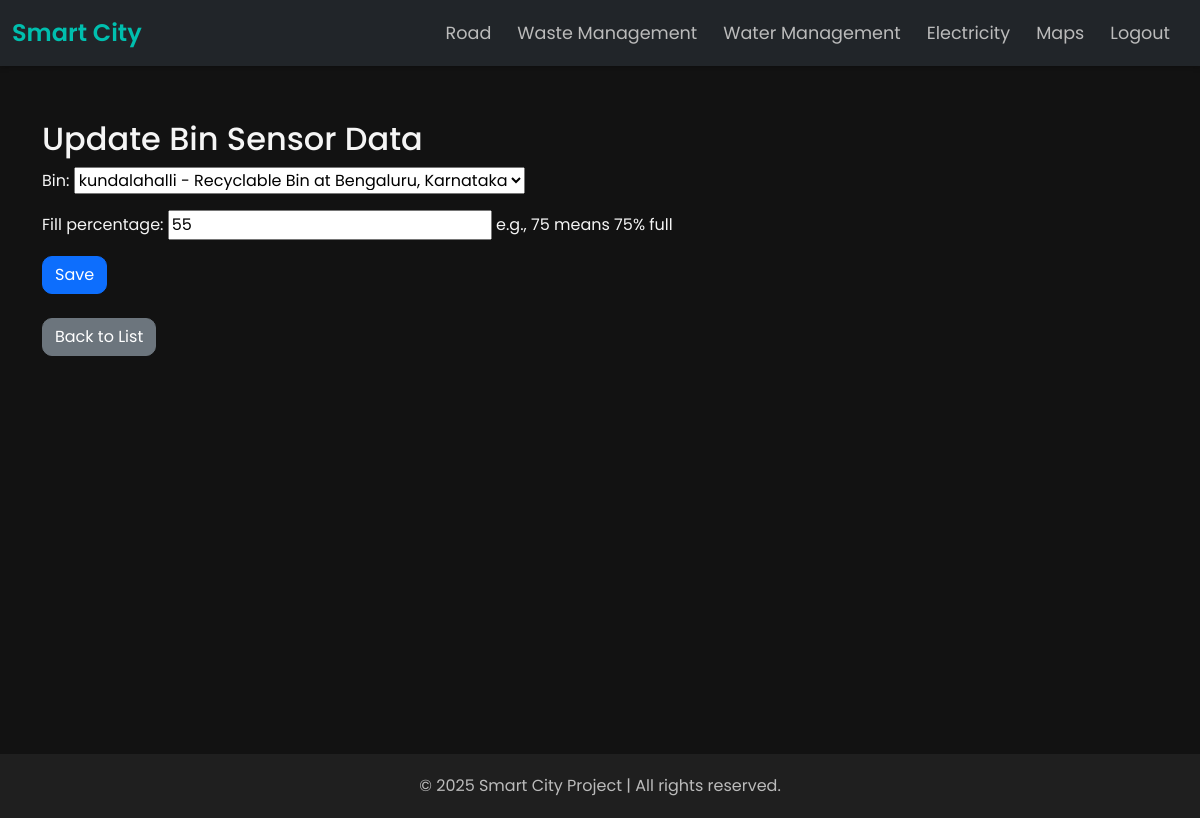
The app's page /waste_management/bin-sensor-data/update/2/ with its own data.
### waste_management/models.py (models this page shows, shortened)
class BinSensorData(models.Model):
    bin = models.ForeignKey(WasteBin, on_delete=models.CASCADE)
    fill_percentage = models.IntegerField(help_text="e.g., 75 means 75% full")
    recorded_at = models.DateTimeField(auto_now_add=True)

### waste_management/views.py (the view)
# urls.py: path('bin-sensor-data/update/<int:pk>/', views.bin_sensor_data_update, name='bin_sensor_data_update'),
def bin_sensor_data_update(request, pk):
    sensor_data = get_object_or_404(BinSensorData, pk=pk)
    if request.method == 'POST':
        form = BinSensorDataForm(request.POST, instance=sensor_data)
        if form.is_valid():
            form.save()
            messages.success(request, "Bin sensor data updated successfully.")
            return redirect('waste_management:bin_sensor_data_list')
    else:
        form = BinSensorDataForm(instance=sensor_data)
    return render(request, 'waste_management/bin_sensor_data_form.html', {'form': form, 'title': 'Update Bin Sensor Data'})

### waste_management/forms.py
class BinSensorDataForm(forms.ModelForm):
    class Meta:
        model = BinSensorData
        fields = ['bin', 'fill_percentage']

### waste_management/models.py (called while the page is built)
    def __str__(self):
        return f"{self.zone} - {self.bin_type} Bin at {self.location}"

### waste_management/templates/waste_management/bin_sensor_data_form.html (shortened to what this page needs)
{% extends 'base_generic.html' %}
{% block content %}
  <h2>{{ title }}</h2>
  <form method="post">
    {{ form.as_p }}
    <button type="submit" class="btn btn-primary">Save</button>
  </form>
  <br>
  <a href="{% url 'waste_management:bin_sensor_data_list' %}" class="btn btn-secondary">Back to List</a>
{% endblock %}

### templates/base_generic.html (style rules this page uses)
body { background-color: #121212; font-family: 'Poppins', sans-serif; color: #f5f5f5; margin: 0; }
.btn { border-radius: 10px; transition: all 0.3s ease; }

### records on screen
BinSensorData: bin "kundalahalli - Recyclable Bin at Bengaluru, Karnataka", fill_percentage "55"

### other values on screen
{{ title }} "Update Bin Sensor Data"
